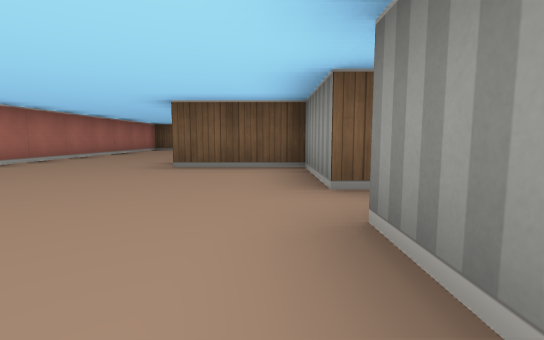
[1] (above)

16 first-person views from a walk through a cub3D ray-caster map. The camera is about half as high as the walls, tilts 6° down and sees 85° across. The floor is counted in squares. Each view is taken from the middle of a square. On the plan, view 1 faces up. The plan holds only what a view shows up to about 9 squares ahead; the rest is blank.

[2]
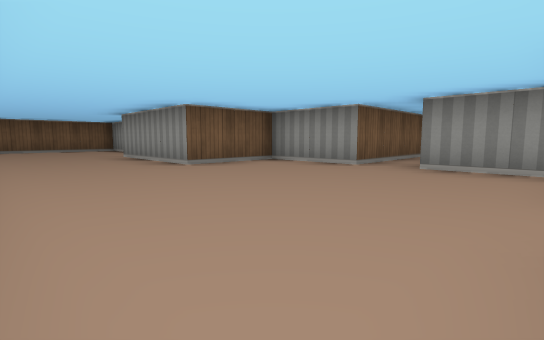

[3]
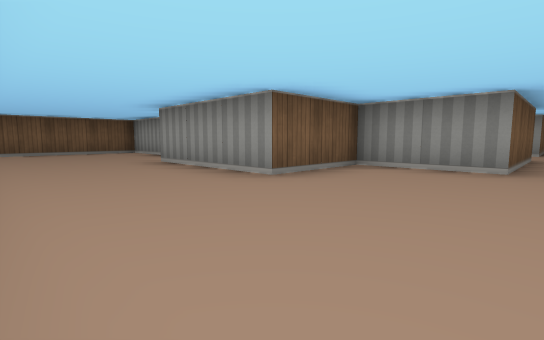

[4]
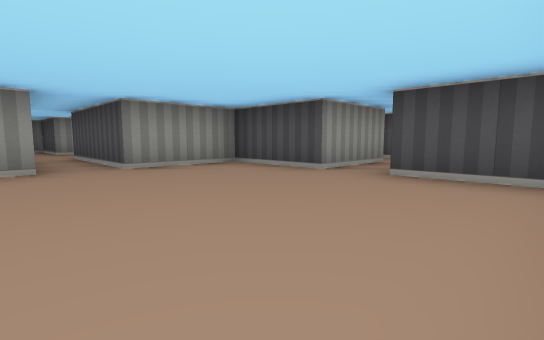

[5]
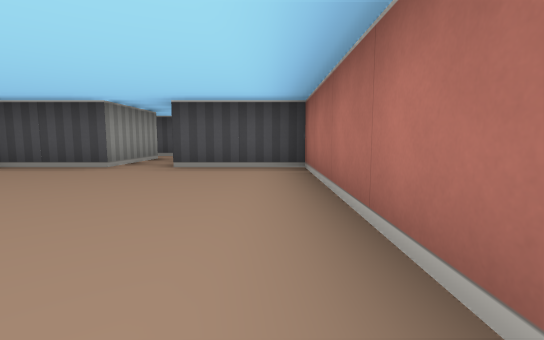

[6]
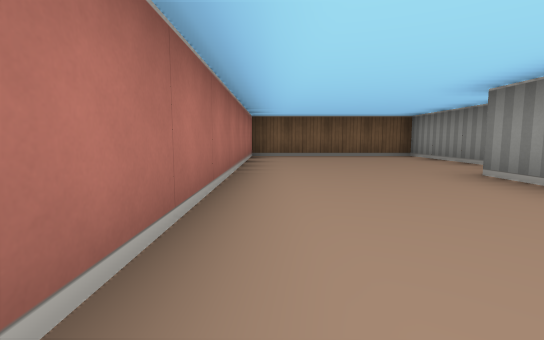

[7]
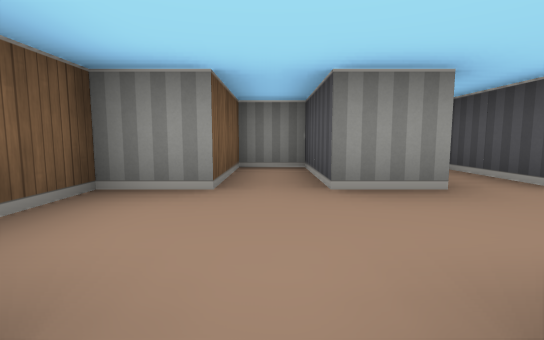

[8]
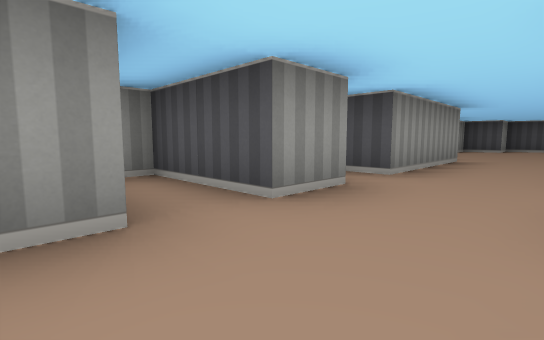

[9]
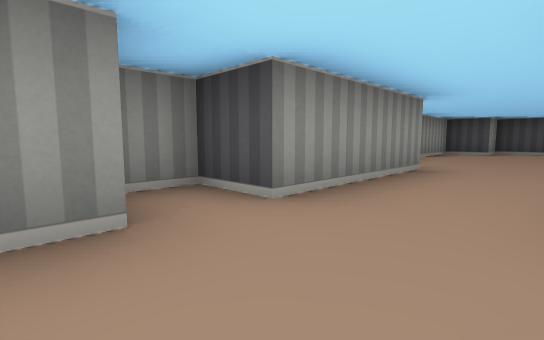

[10]
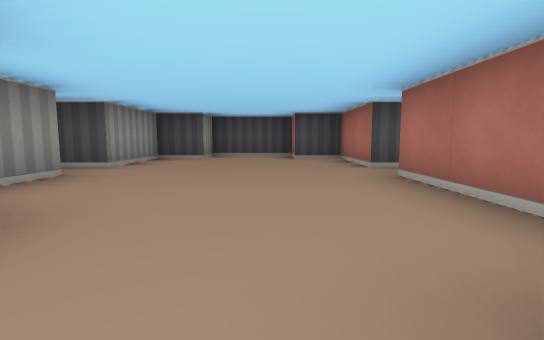

[11]
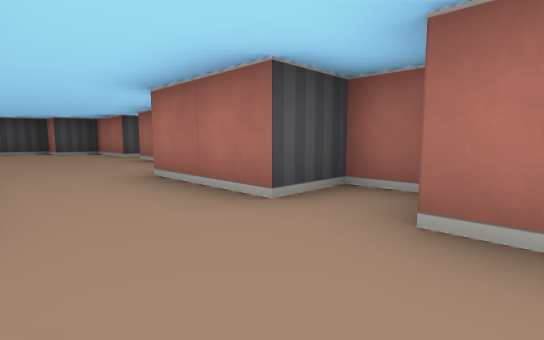

[12]
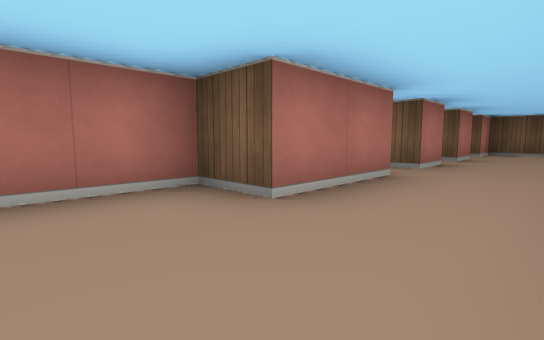

[13]
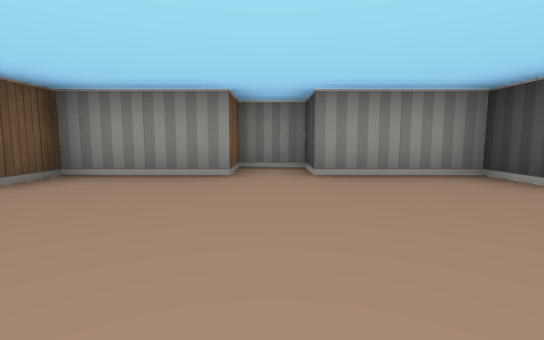

[14]
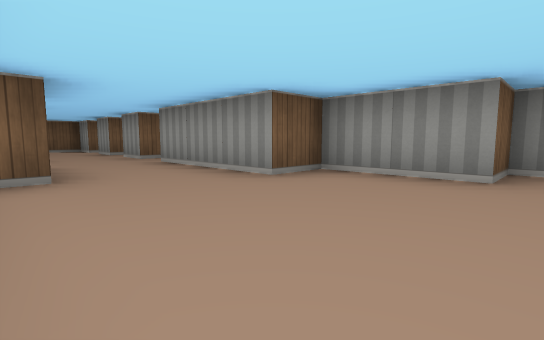

[15]
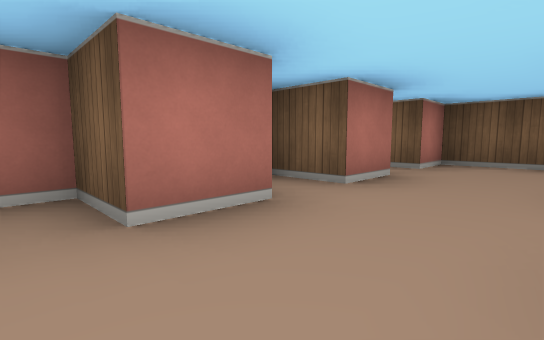

[16]
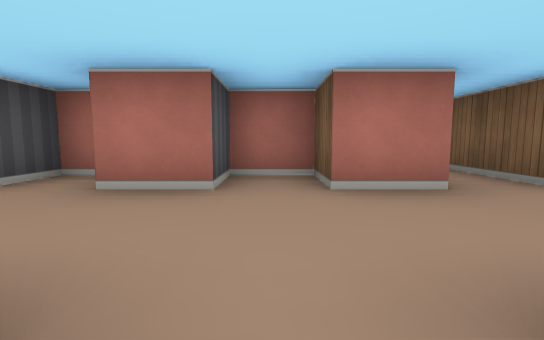

### Floor plan
Points are (right, up) in squares from view 1. A wall is a line through its corners. A room is listed if a view was taken in it or the views show most of it. See-through windows are left out.
Room 1 (views 1, 2, 3, 4, 5, 6, 7)
walls: (-0.5, 8.9) (-0.5, 11.5) (-4.5, 11.5) (-4.5, -0.5) (-2.5, -0.5); (-1.5, -0.5) (0.5, -0.5) (0.5, 1.5) (3.5, 1.5); (3.5, 2.5) (0.5, 2.5) (0.5, 4.5) (-1.5, 4.5) (-1.5, 7.5)
ways out: opening at (3, 2) to room 4; opening at (-2, -1.5)
Room 2 (views 8, 9, 11, 16)
walls: (5.5, 0.4) (5.5, 1.5); (5.5, -1.5) (5.5, -0.5) (7.5, -0.5) (7.5, -0.1); (3.5, 1.5) (3.5, 0.5) (2.5, 0.5) (2.5, -0.5) (3.5, -0.5) (3.5, -1.5)
ways out: opening at (4.5, -1) to room 3; opening at (4.5, 1) to room 4
Room 3 (views 10, 12, 13, 14, 15)
walls: (2.5, -8.5) (2.5, -10.5) (3.5, -10.5) (3.5, -11.5) (5.5, -11.5) (5.5, -10.5) (6.5, -10.5) (6.5, -8.5) (7.5, -8.5) (7.5, -7.5) (6.5, -7.5) (6.5, -5.5) (5.5, -5.5) (5.5, -2.5) (6.5, -2.5) (6.5, -1.8); (6, -1.5) (5.5, -1.5); (3.5, -1.5) (2.5, -1.5) (2.5, -2.5) (3.5, -2.5) (3.5, -4.5) (2.5, -4.5) (2.5, -7.5)
ways out: opening at (4.5, -1) to room 2; opening at (1.5, -8)
Room 4 (no view inside)
walls: (5.5, 1.5) (7.5, 1.5) (7.5, 2.5) (5.5, 2.5) (5.5, 3.5) (3.5, 3.5) (3.5, 2.5)
ways out: opening at (3, 2) to room 1; opening at (4.5, 1) to room 2

Where each view was taken, in squares from view 1:
view 1: 0 up, 0 right, facing up
view 2: 0 up, 4 left, facing up-right
view 3: 2 up, 4 left, facing up-right
view 4: 3 up, 4 left, facing down-right
view 5: 4 up, 4 left, facing down
view 6: 4 up, 4 left, facing up
view 7: 2 up, 3 right, facing right
view 8: 1 up, 4 right, facing down-right
view 9: 1 down, 4 right, facing down-right
view 10: 4 down, 4 right, facing down
view 11: 1 down, 5 right, facing down-left
view 12: 6 down, 5 right, facing up-left
view 13: 8 down, 3 right, facing right
view 14: 8 down, 3 right, facing up-right
view 15: 2 down, 5 right, facing up-left
view 16: 0 up, 6 right, facing left
